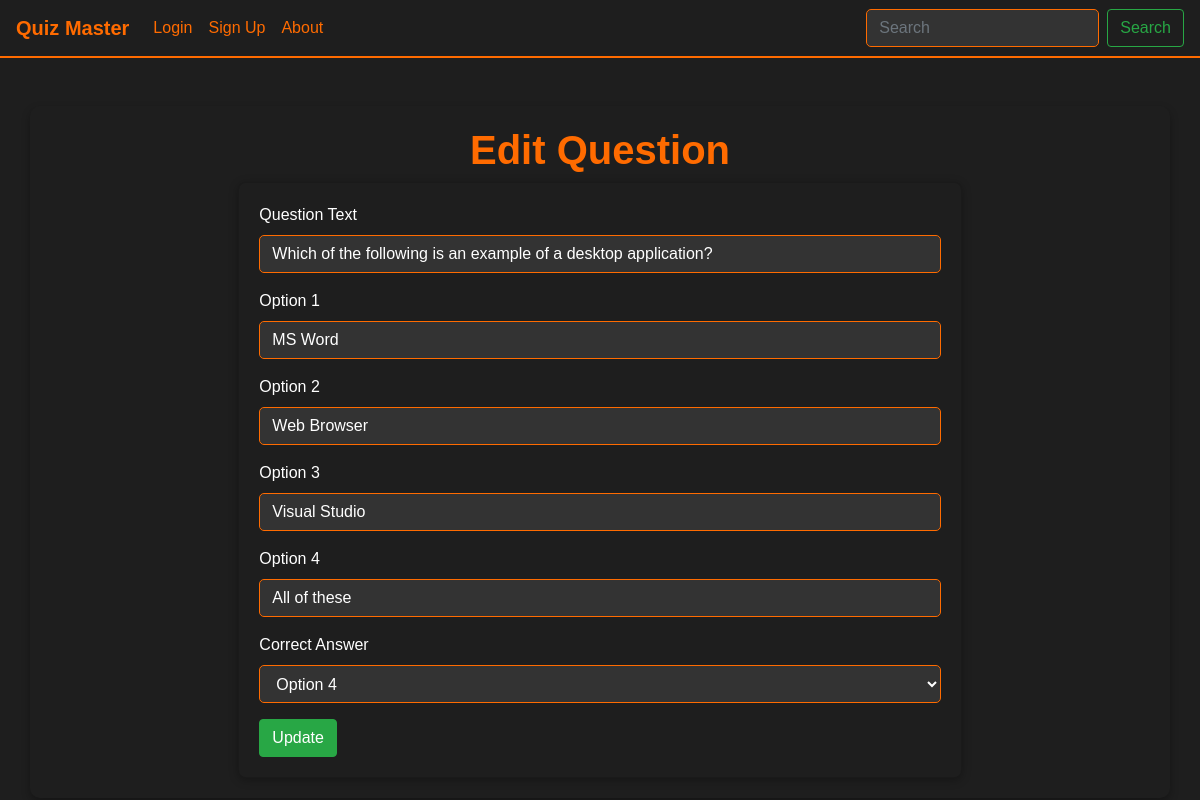
Page /edit_question/2 on the committed database.
### models.py (models this page shows)
class questions(db.Model):
    id = db.Column(db.Integer, primary_key=True)
    quiz_id = db.Column(db.Integer, db.ForeignKey('quizs.id'), nullable=False)
    text = db.Column(db.String(80), nullable=False)
    option1 = db.Column(db.String(80), nullable=False)
    option2 = db.Column(db.String(80), nullable=False)
    option3 = db.Column(db.String(80), nullable=False)
    option4 = db.Column(db.String(80), nullable=False)
    answer = db.Column(db.String(80), nullable=False)

### controller/routes.py (the view, shortened to what this page needs)
@app.route('/edit_question/<int:id>', methods=['GET', 'POST'])
def edit_question(id):
    ques = questions.query.get_or_404(id)
    return render_template('edit_question.html', ques=ques)

### templates/edit_question.html (shortened to what this page needs)
{% extends 'base.html' %}
{% block content %}
<div class="container mt-5">
    <div class="row">
        <div class="col-12">
            <h1 class="text-center">Edit Question</h1>
            <div class="row justify-content-center">
                <div class="col-8">
                    <div class="card">
                        <div class="card-body">
                            <form action="{{ url_for('edit_question', id=ques.id) }}" method="POST">
                                <div class="form-group">
                                    <label for="text">Question Text</label>
                                    <input type="text" class="form-control" name="text" id="text" value="{{ ques.text }}" required />
                                </div>
                                <div class="form-group mt-3">
                                    <label for="option1">Option 1</label>
                                    <input type="text" class="form-control" name="option1" id="option1" value="{{ ques.option1 }}" required />
                                </div>
                                <div class="form-group mt-3">
                                    <label for="option2">Option 2</label>
                                    <input type="text" class="form-control" name="option2" id="option2" value="{{ ques.option2 }}" required />
                                </div>
                                <div class="form-group mt-3">
                                    <label for="option3">Option 3</label>
                                    <input type="text" class="form-control" name="option3" id="option3" value="{{ ques.option3 }}" required />
                                </div>
                                <div class="form-group mt-3">
                                    <label for="option4">Option 4</label>
                                    <input type="text" class="form-control" name="option4" id="option4" value="{{ ques.option4 }}" required />
                                </div>
                                <div class="form-group mt-3">
                                    <label for="answer">Correct Answer</label>
                                    <select class="form-control" name="answer" id="answer" required>
                                        <option value="option4" {% if ques.answer == "option4" %}selected{% endif %}>Option 4</option>
                                    </select>
                                </div>
                                <div class="mt-3">
                                    <button type="submit" class="btn btn-success">Update</button>
                                </div>
                            </form>
                        </div>
                    </div>
                </div>
            </div>
        </div>
    </div>
</div>
{% endblock %}

### static/style.css (style rules this page uses)
body { font-family: 'Arial', sans-serif; background-color: #1e1e1e; color: #ffffff; }
.container { margin-top: 20px; padding: 20px; background: #1e1e1e; border-radius: 10px; box-shadow: 0 4px 8px rgba(0, 0, 0, 0.3); }
h1, h2, h3 { font-weight: bold; color: #ff6b00; }
.form-control { border-radius: 5px; background-color: #333; color: #fff; border: 1px solid #ff6b00; }
.card { border-radius: 8px; background-color: #1e1e1e; box-shadow: 0 2px 10px rgba(0, 0, 0, 0.3); transition: transform 0.2s ease-in-out; }

### rows in the picture
questions: text "Which of the following is an example of a desktop application?", option1 "MS Word", option2 "Web Browser", option3 "Visual Studio", option4 "All of these", answer "Option 4"
